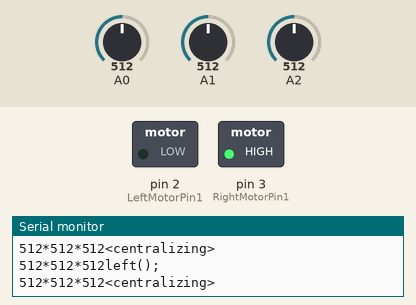
The sketch below on a simulated Arduino Uno, built with avr-gcc and run on an emulated ATmega328P. On the bench: switched loads named in the sketch (green lamp = pin HIGH), the last lines printed to the serial monitor. The inputs (shaded band) are chosen by the test bench; at power-on: A0 = 512, A2 = 512, A1 = 512.

Above: at 1.2 s.
1.3 s: A0 set to 483
At 1.8 s:
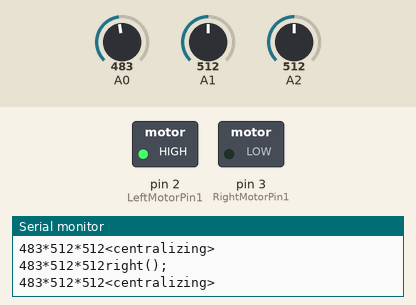
2.8 s: A2 set to 484
At 3.5 s:
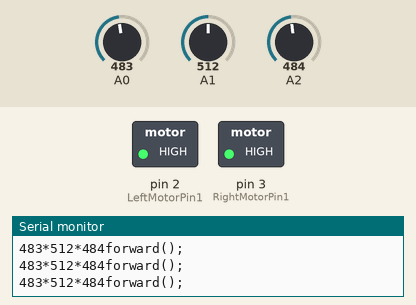
4.3 s: A2 set to 510
At 5.5 s:
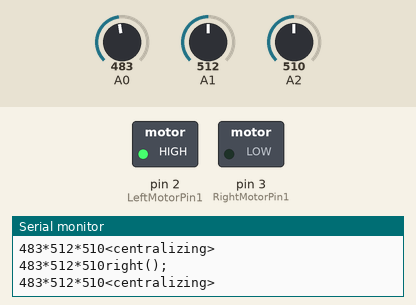
7.3 s: A1 set to 485
Timing chart, 0 to 10.3 s (numbered marks = the images above; inputs shaded):
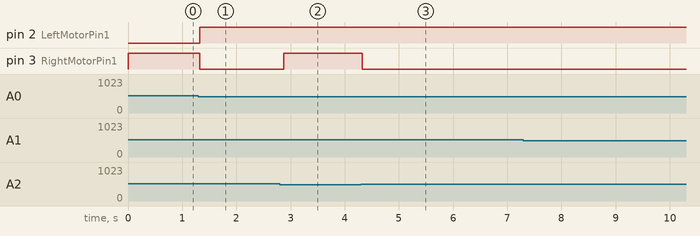

Measured:
- the behaviour switches between 501 and 500 on A0 (found by bisection; images 0 and 1)
- the behaviour switches between 501 and 500 on A2 (found by bisection; images 1 and 2)
- after the input at 1.3 s, pin 2 (LeftMotorPin1): LOW → HIGH at once; pin 3 (RightMotorPin1): HIGH → LOW at once
- after the input at 2.8 s, pin 3 (RightMotorPin1): LOW → HIGH after 0.07 s
- after the input at 4.3 s, pin 3 (RightMotorPin1): HIGH → LOW at once

The sketch:

RobotLineFollowerV2.ino
```cpp
//PINS
#define SPEED 120

#define LeftMotorPin1  2
#define RightMotorPin1 3


#define THRESHOLD 500 //IR Reflection

bool centralizing = false;

void setup()
{


    pinMode(LeftMotorPin1,OUTPUT); //Left Motor Pin 1
    pinMode(RightMotorPin1,OUTPUT); //Right Motor Pin 1

    analogWrite(LeftMotorPin1,SPEED);
    analogWrite(RightMotorPin1,SPEED);

    Serial.begin(9600);

}


void forward() {
    digitalWrite(LeftMotorPin1,HIGH);
    digitalWrite(RightMotorPin1,HIGH);
}

void right() {
    digitalWrite(LeftMotorPin1,HIGH);
    digitalWrite(RightMotorPin1,LOW);
    centralizing = true;
}


void left() {
    digitalWrite(LeftMotorPin1,LOW);
    digitalWrite(RightMotorPin1,HIGH);
    centralizing = true;
}

void loop()
{
    short IR1, IR2, IR3;

    IR1 = analogRead(A0);
    IR2 = analogRead(A1);
    IR3 = analogRead(A2);

    Serial.print(IR1);
    Serial.print("*");
    Serial.print(IR2);
    Serial.print("*");
    Serial.print(IR3);

    if (IR1 > THRESHOLD) IR1 = 1; else IR1 = 0;
    if (IR2 > THRESHOLD) IR2 = 1; else IR2 = 0;
    if (IR3 > THRESHOLD) IR3 = 1; else IR3 = 0;


    if (centralizing) {
      if (IR2 == 1) {
          centralizing = false;
       }
       Serial.print("<centralizing>");
    } else {
        if (IR1 == 1 ) {
           Serial.print("left();");
           left();
        } else if (IR3 == 1) {
            Serial.print("right();");
            right();
        } else {
            Serial.print("forward();");
            forward();
        }
    }

    Serial.println("");

}
```
